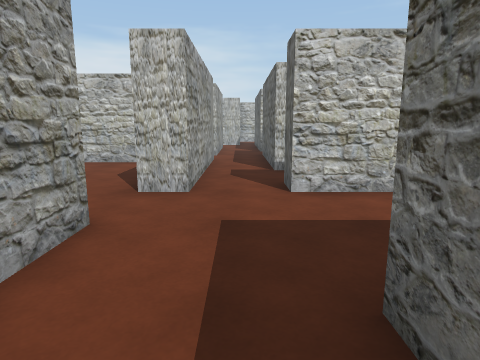
view 1 (above)

24 first-person views from a walk through a Unity game level. The camera is 1.3 m above the floor, tilts 10° down and sees 75° across. The floor is counted in squares, 1 m on a side. Each view is taken from the middle of a square. On the plan, view 1 faces up. The plan holds only what a view shows up to about 14 squares ahead; the rest is blank. The place goes on beyond the plan. The player character is not drawn.

view 2
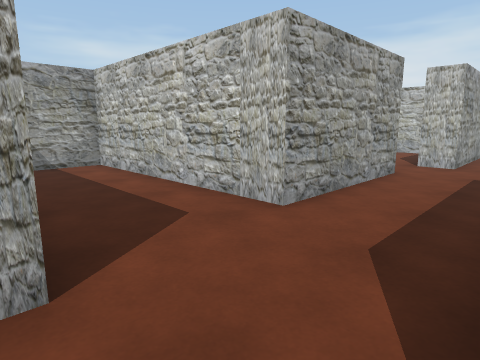

view 3
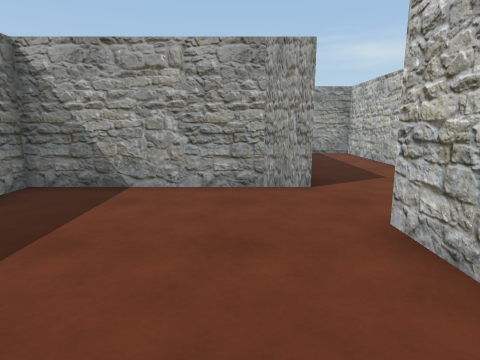

view 4
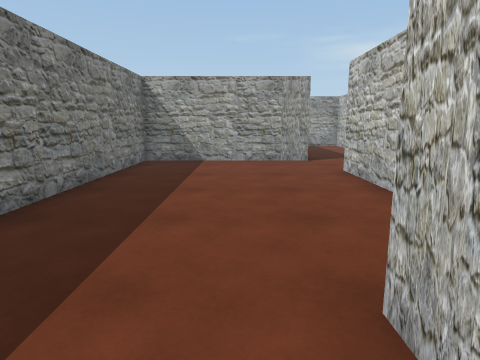

view 5
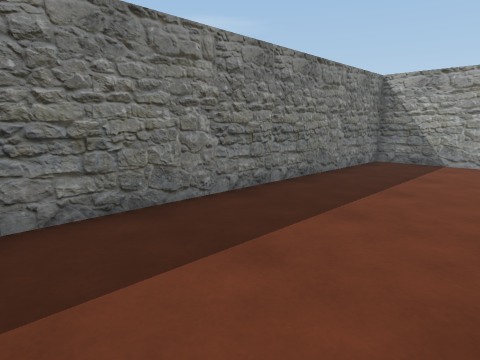

view 6
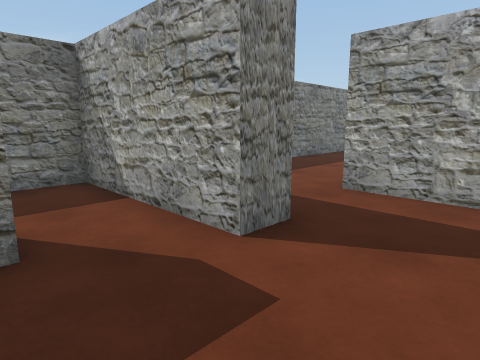

view 7
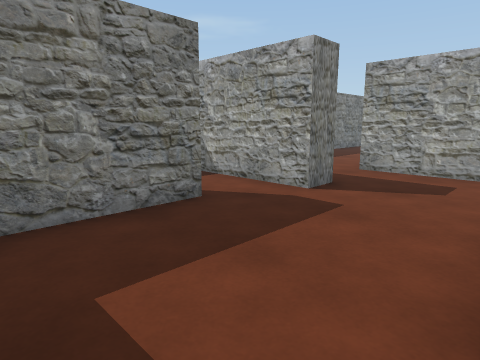

view 8
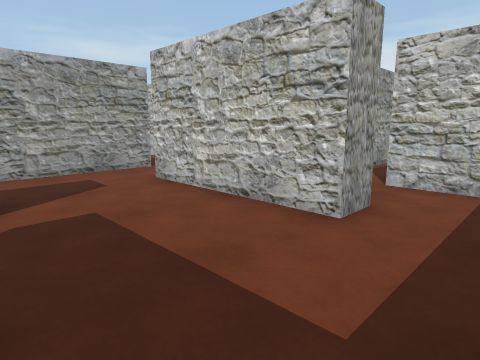

view 9
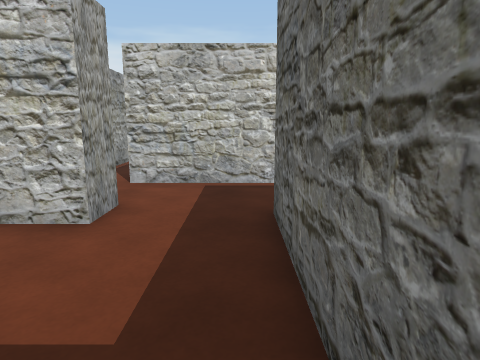

view 10
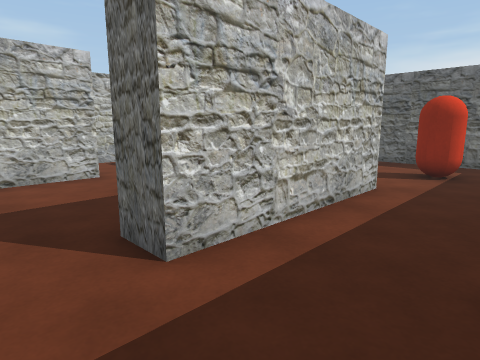

view 11
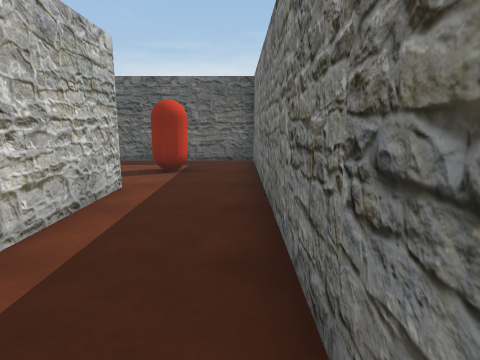

view 12
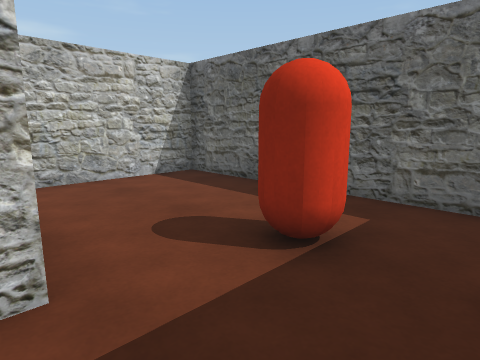

view 13
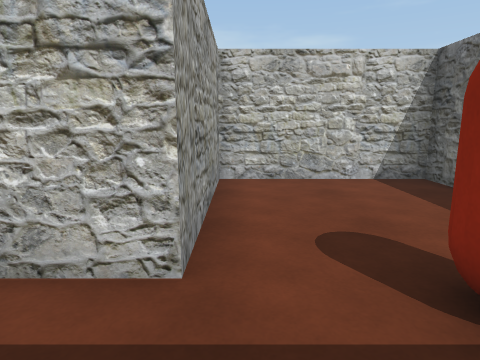

view 14
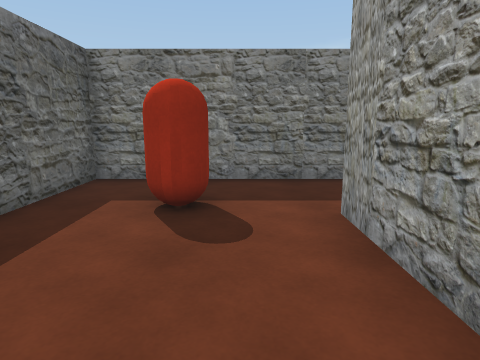

view 15
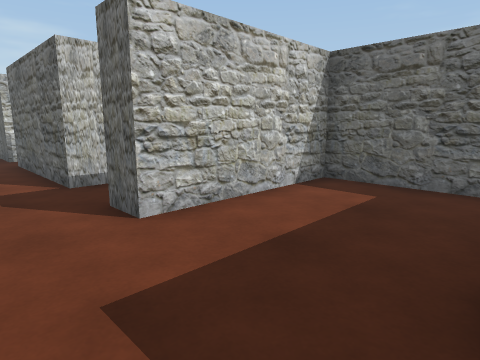

view 16
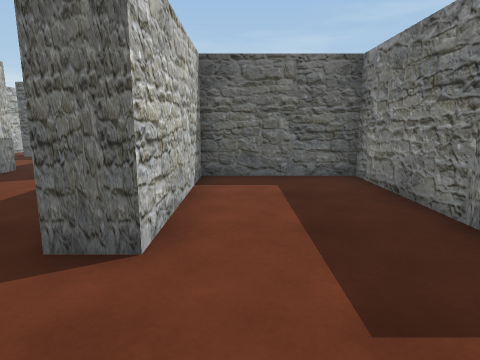

view 17
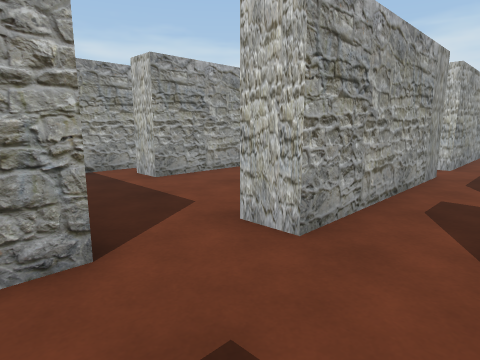

view 18
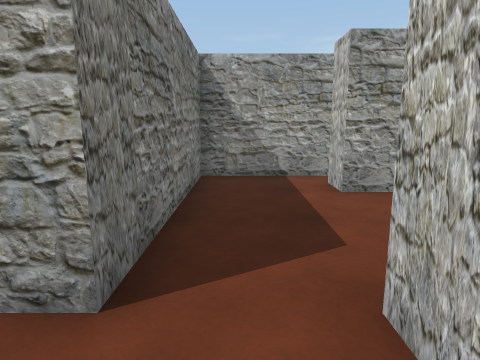

view 19
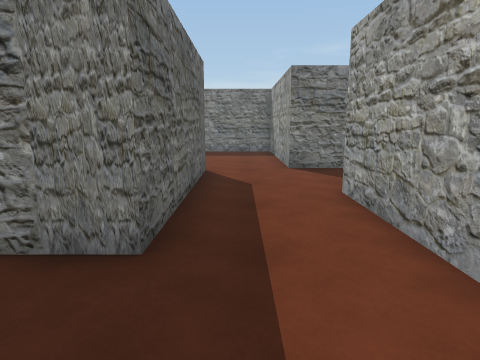

view 20
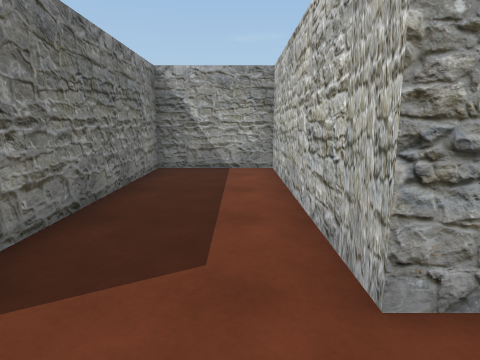

view 21
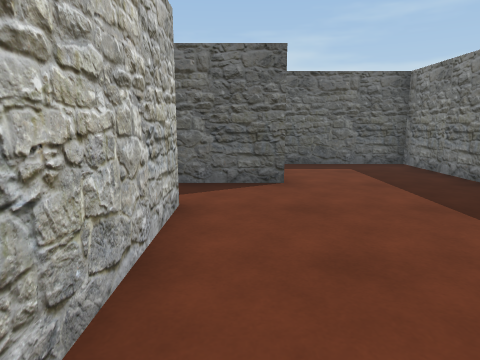

view 22
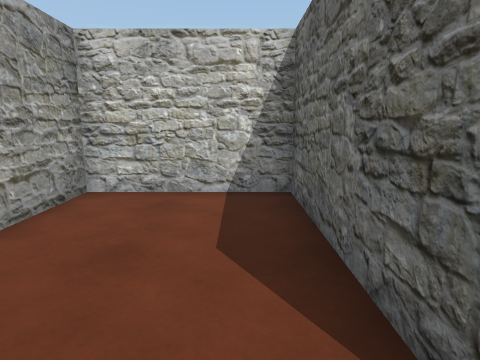

view 23
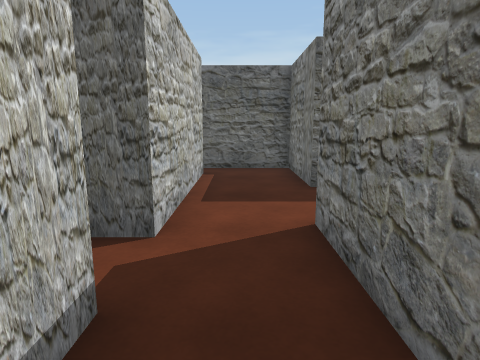

view 24
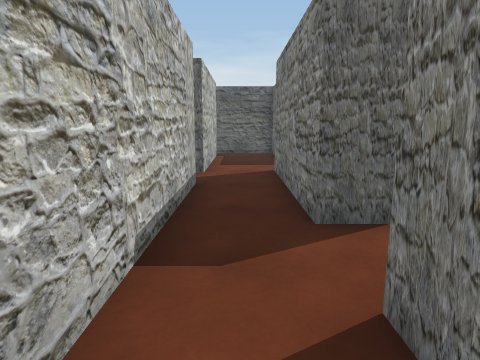

### Floor plan
Points are (right, up) in squares from view 1. A wall is a line through its corners. A room is listed if a view was taken in it or the views show most of it. See-through windows are left out.
Room 1 (views 1, 2, 3, 4, 15, 17, 18, 19, 20, 21)
walls: (6, -4) (1, -4) (1, 2) (6, 2) (6, 6) (1, 6); (9, -6) (8, -6) (8, -4.5); (-2, 4) (-2, -1) (-9.5, -1) (-9.5, -4.5) (-1.5, -4.5) (-1.5, -10.5) (11.5, -10.5) (11.5, -6.5)
ways out: opening at (10.5, -6) to room 2; opening at (-2, 5) to room 5; opening at (7, -3.5) to room 7; opening at (0, 6.5) to room 8
Room 2 (views 5, 6, 8, 9)
walls: (14.5, -7.5) (14.5, -6.5) (17.5, -6.5); (11.4, -5.5) (12.5, -5.5) (12.5, -7.5); (16, -2) (11, -2); (18.5, -5.5) (18.5, -2.5); (9, -2.5) (9, -6)
ways out: opening at (10.5, -6) to room 1; opening at (17.5, -2) to room 3; opening at (13.5, -7) to room 4; opening at (10, -1.5) to room 6
Room 3 (view 7)
walls: (16, -1) (16, -2); (18.5, -2.5) (18.5, -1.5); (18.5, 1) (16.5, 1)
ways out: opening at (17.5, -2) to room 2; opening at (16, 0) to room 6; opening at (19.5, -0.5) to room 9
Room 4 (views 10, 11, 12, 13, 14)
walls: (12.5, -7.5) (12.5, -10.5) (24.5, -10.5) (24.5, -2.5) (19.5, -2.5) (19.5, -7.5) (14.5, -7.5)
ways out: opening at (13.5, -7) to room 2
objects: red capsule (22, -8)
Room 5 (views 16, 22)
walls: (-1, 6) (-2, 6) (-2, 11) (-6, 11) (-6, 7) (-7, 7); (-8, 7.6) (-8, 4) (-2, 4)
ways out: opening at (-2, 5) to room 1
Room 6 (view 23)
walls: (11, -2) (11, -1) (16, -1); (14, 1) (8.1, 1); (8.1, -1) (9, -1) (9, -2.5); (16.5, 1) (15.5, 1)
ways out: opening at (10, -1.5) to room 2; opening at (16, 0) to room 3; opening at (8.5, 0) to room 7; opening at (15, 1)
Room 7 (view 24)
walls: (5.9, 1) (5.4, 1); (8, -4.5) (8, -3.5)
ways out: opening at (7, -3.5) to room 1; opening at (8.5, 0) to room 6
Room 8 (no view inside)
walls: (1, 9) (1, 14); (-1, 12.1) (-1, 6); (1, 6) (1, 7)
ways out: opening at (0, 6.5) to room 1; opening at (-1, 13); opening at (0, 14); opening at (1.5, 8)
Room 9 (no view inside)
walls: (20.5, 1) (18.5, 1); (18.5, -1.5) (21.5, -1.5) (21.5, 1.1)
ways out: opening at (19.5, -0.5) to room 3; opening at (21, 1.5)

Positions as (right, up) in squares from view 1, and headings:
1: (0, 0), facing up
2: (1, -5), facing up-left
3: (5, -6), facing left
4: (10, -7), facing left
5: (10, -6), facing down-left
6: (15, -3), facing down-left
7: (18, -2), facing down-left
8: (18, -6), facing up-left
9: (18, -6), facing up
10: (13, -10), facing up-right
11: (13, -10), facing right
12: (19, -10), facing up-right
13: (20, -10), facing up
14: (21, -3), facing down
15: (-1, 2), facing up-right
16: (-2, 5), facing right
17: (1, 3), facing up-left
18: (0, 5), facing left
19: (0, 5), facing down
20: (0, -2), facing left
21: (1, -5), facing right
22: (-3, 5), facing up
23: (12, 0), facing right
24: (7, 0), facing right
